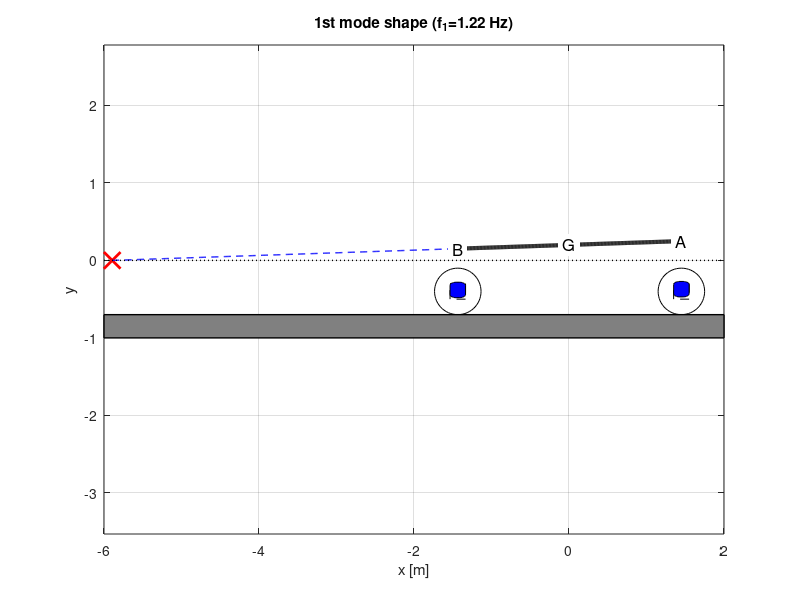
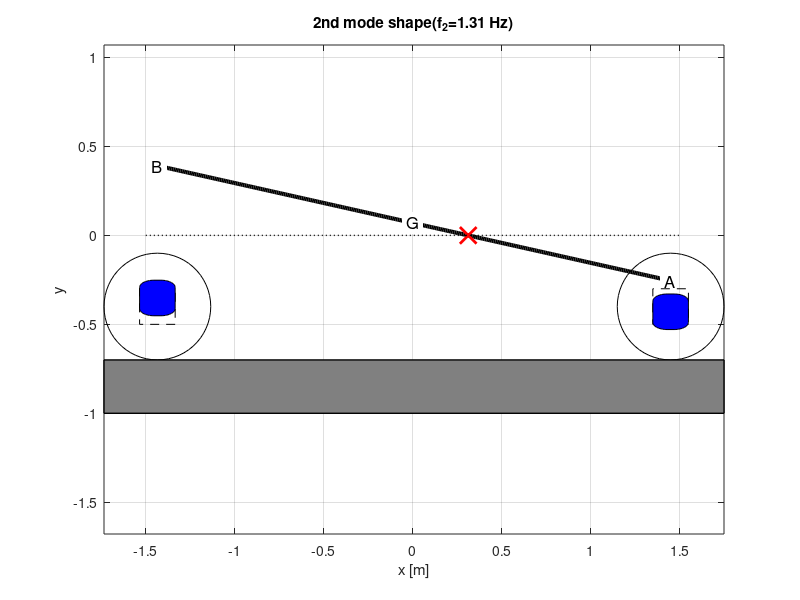
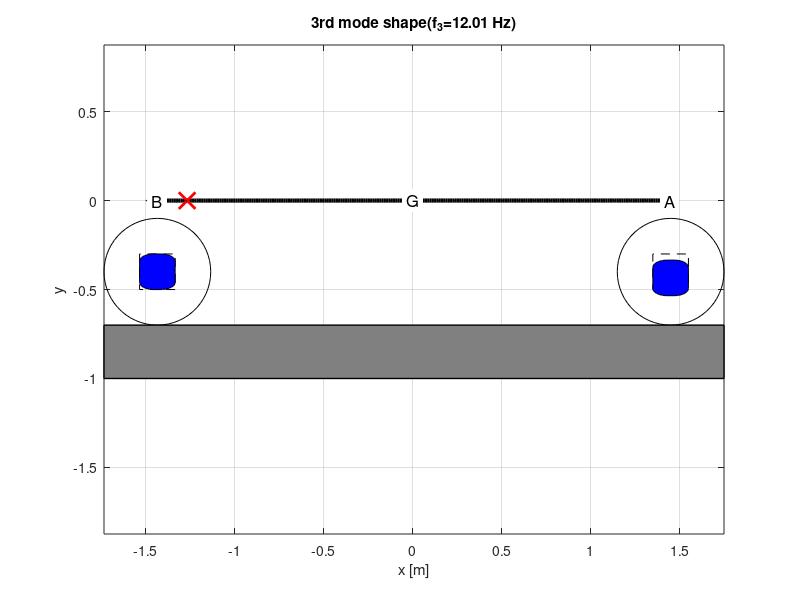
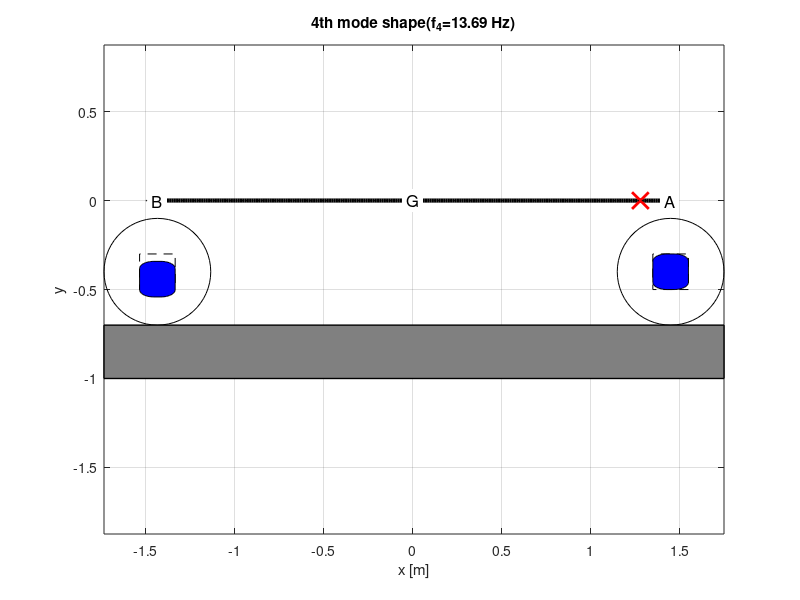

Here is the MATLAB script that generated these plots, in order:
clc; close all; clc; warning('off','all')
% 4 DOF Vehicle model for Comfort Analysis

%% Vehicle data 
% vehicle data 
clear; close all; clc

%------------ masses and inertias ----------------------
% sprung mass [kg]
m =  1790;
% unsprung mass - front [kg]
m1 =  90;
% unsprung mass - rear [kg] 
m2 =  70;
% mass moment of inertia I_yy [kg m^2]
Jy = 3.293e3;

%--------------- geometry --------------------------------
% wheelbase [m]
L = 2.885;
% front wheelbase [m]
a = 1.45;
% rear wheelbase [m]
b = L-a;
% % centre of mass height [m]
% h_g = 0.49;

%----------------- suspensions ----------------------------
% front axle stiffness [N/m]
ks1 = 2*29.1e3;
% rear axle stiffness [N/m]
ks2 = 2*31.5e3;
% front axle damping [Ns/m]
cs1 = 2*5.7e3;
% rear axle damping [Ns/m]
cs2 = 2*4.5e3;

%------------------- tyres (225/50 R 17) --------------------
% N.B.: axle stiffness (2*tyre stiffness)
% tyre stiffness [N/m]
k1 = 2*2.26954e5;
k2 = k1;
% tyre damping coefficient [Ns/m]
c1 = 2*50;
c2 = c1;
% % wheel moment of inertia [kg m^2] (2 wheels)
% Jns = 2*0.8;

% optimum damping 
cott = sqrt(m*(ks1+ks2)/2*(k1+k2+2*(ks1+ks2))/(k1+k2));
cs1 = cott/(cs1+cs2)*cs1 /1.2;
cs2 = cott/(cs1+cs2)*cs2 /1.2;

%% System Matrices
% Mass
mm = diag([m,Jy,m1,m2])
% Damping
cc = [cs1+cs2   -cs1*a+cs2*b         -cs1    -cs2
    -cs1*a+cs2*b   cs1*a^2+cs2*b^2   cs1*a   -cs2*b
    -cs1               cs1*a          c1+cs1     0
    -cs2              -cs2*b             0       c2+cs2]
% Stiffness
kk = [ks1+ks2   -ks1*a+ks2*b         -ks1    -ks2
    -ks1*a+ks2*b   ks1*a^2+ks2*b^2   ks1*a    -ks2*b
    -ks1               ks1*a          k1+ks1     0
    -ks2              -ks2*b             0       k2+ks2]

%% Modal analysis of the undamped system
% eigenvalues and eigenvectors 
disp('eigenvetors and eigenvalues {ZG,theta,Z1,Z2}')
[vv,ww] = eig(kk,mm)
% pause

% natural frequencies
om = sqrt(diag(ww));
f_n = om/2/pi

% eigenvectors normalisation (first element of the vectors set equal to 1)
psi_1 = vv(:,1)./(vv(1,1));   % 1st eigenvector
psi_2 = vv(:,2)./(vv(1,2));   % 2nd eigenvector
psi_3 = vv(:,3)./(vv(1,3));   % 3rd eigenvector
psi_4 = vv(:,4)./(vv(1,4));   % 4th eigenvector

% modal matrix
disp('Modal Matrix')
psi = [psi_1 , psi_2, psi_3 , psi_4]

% position of the nodes related to each mode shape
disp('nodes: distance from G')
x1_0 = psi_1(1)/psi_1(2)   %[m] node position of the first mode
x2_0 = psi_2(1)/psi_2(2)   %[m] node position of the second mode
x3_0 = psi_3(1)/psi_3(2)   %[m] node position of the 3rd mode
x4_0 = psi_4(1)/psi_4(2)   %[m] node position of the 4th mode

%% Plot mode shape

%% Mode 1
scale_factor = 2e-1;

h_fig_MS = figure('Name','Modal shapes','units','normalized','outerposition',[0 0.5 0.5 0.5]);
x = -b:0.01:a;     % array of the coordinate along beam length
y1 = scale_factor*(psi_1(1) - x*psi_1(2)); % vertical coordinates of the beam (1st mode)

% plot mode shapes
plot(x,y1,'-k','linewidth',3); hold on % 1st mode
plot([x1_0], [0],'xr','linewidth',2,'markersize',12) % nodes

% extension up to the node of mode 1
x_node = x1_0:0.01:-b;
y1_node = scale_factor*(psi_1(1) - x_node*psi_1(2));
plot(x_node,y1_node,'--b','linewidth',1); hold on

% Plot horizontal line
xlim1 = xlim; ylim1 = ylim;
line(xlim1.',[0; 0],...
    'linewidth',1,...
    'color',[0,0,0],'linestyle',':')
text([x(1),0, x(end)], [y1(1),scale_factor*psi_1(1),y1(end)],{'B','G','A'}, 'HorizontalAlignment','center',...
    'BackgroundColor',[1 1 1],'FontSize',12)
% Plot vertical line
axis equal
title(['1st mode shape (f_1=',num2str(round(f_n(1)*100)/100),' Hz)']); xlabel('x [m]'); ylabel('y'); 


% Plot sprung mass
hold on;
R = 0.1;
offsetZ_m_ns = -0.4;

h3 = rectangle('Position',[-b-R,offsetZ_m_ns-R,2*R,2*R],'FaceColor','none','Curvature',[0,0],'linestyle','--','linewidth',0.5);
h4 = rectangle('Position',[-b-R,offsetZ_m_ns+scale_factor*psi_1(4)-R,2*R,2*R],'FaceColor','b','Curvature',[0.8,0.4]);
h5 = rectangle('Position',[a-1*R,offsetZ_m_ns-R,2*R,2*R],'FaceColor','none','Curvature',[0,0],'linestyle','--','linewidth',0.5);
h6 = rectangle('Position',[a-1*R,offsetZ_m_ns+scale_factor*psi_1(3)-R,2*R,2*R],'FaceColor','b','Curvature',[0.8,0.4]);
grid on
% wheels
R = 0.3;
h3 = rectangle('Position',[-b-R,1*offsetZ_m_ns-R,2*R,2*R],'FaceColor','none','Curvature',[1,1]);
h5 = rectangle('Position',[a-1*R,1*offsetZ_m_ns-R,2*R,2*R],'FaceColor','none','Curvature',[1,1]);

% road
area(xlim,offsetZ_m_ns-R*[1 1]-0.3,offsetZ_m_ns-R,'linewidth',1,'FaceColor',[128 128 128]./256); hold on;


%% Mode 2
scale_factor = 7e-2;

h_fig_MS2 = figure('Name','Modal shapes','units','normalized','outerposition',[0.5 0.5 0.5 0.5]);
x = -b:0.01:a;     % array of the coordinate along beam length
y2 = scale_factor*(psi_2(1) - x*psi_2(2)); % vertical coordinates of the beam (2nd mode)

% plot mode shapes
plot(x,y2,'-k','linewidth',3);hold on  % 2nd mode
plot([x2_0], [0],'xr','linewidth',2,'markersize',12) % nodes

% Plot horizontal line
xlim1 = xlim; ylim1 = ylim;
line(xlim1.',[0; 0],...
    'linewidth',1,...
    'color',[0,0,0],'linestyle',':')
text([x(1), x(end), 0], [y2(1),y2(end),scale_factor*psi_1(1)],{'B','A','G'}, 'HorizontalAlignment','center',...
    'BackgroundColor',[1 1 1],'FontSize',12)
% Plot vertical line
axis equal
title(['2nd mode shape(f_2=',num2str(round(f_n(2)*100)/100),' Hz)']); xlabel('x [m]'); ylabel('y'); 

% Plot unsprung mass
hold on;
R = 0.1;
% offset Z_m_ns = -0.3;
h3 = rectangle('Position',[-b-R,offsetZ_m_ns-R,2*R,2*R],'FaceColor','none','Curvature',[0,0],'linestyle','--','linewidth',0.5);
h4 = rectangle('Position',[-b-R,offsetZ_m_ns+scale_factor*psi_2(4)-R,2*R,2*R],'FaceColor','b','Curvature',[0.8,0.4]);
h5 = rectangle('Position',[a-1*R,offsetZ_m_ns-R,2*R,2*R],'FaceColor','none','Curvature',[0,0],'linestyle','--','linewidth',0.5);
h6 = rectangle('Position',[a-1*R,offsetZ_m_ns+scale_factor*psi_2(3)-R,2*R,2*R],'FaceColor','b','Curvature',[0.8,0.4]);
grid on
% wheels
R = 0.3;
h3 = rectangle('Position',[-b-R,1*offsetZ_m_ns-R,2*R,2*R],'FaceColor','none','Curvature',[1,1]);
h5 = rectangle('Position',[a-1*R,1*offsetZ_m_ns-R,2*R,2*R],'FaceColor','none','Curvature',[1,1]);
% road
area(xlim,offsetZ_m_ns-R*[1 1]-0.3,offsetZ_m_ns-R,'linewidth',1,'FaceColor',[128 128 128]./256); hold on;

%% Mode 3
scale_factor = 2e-4;

h_fig_MS3 = figure('Name','Modal shapes','units','normalized','outerposition',[0 0 0.5 0.5]);
x = -b:0.01:a;     % array of the coordinate along beam length
y3 = scale_factor*(psi_3(1) - x*psi_3(2)); % vertical coordinates of the beam (1st mode)

% plot mode shapes
plot(x,y3,'-k','linewidth',3); hold on % 1st mode
plot([x3_0], [0],'xr','linewidth',2,'markersize',12) % nodes

% extension up to the node of mode 1
x_node = x3_0:0.01:-b;
y3_node = scale_factor*(psi_3(1) + x_node*psi_3(2));
plot(x_node,y3_node,'--b','linewidth',1); hold on

% Plot horizontal line
xlim1 = xlim; ylim1 = ylim;
line(xlim1.',[0; 0],...
    'linewidth',1,...
    'color',[0,0,0],'linestyle',':')
text([x(1),0, x(end)], [y3(1),scale_factor*psi_3(1),y3(end)],{'B','G','A'}, 'HorizontalAlignment','center',...
    'BackgroundColor',[1 1 1],'FontSize',12)
% Plot vertical line
axis equal
title(['3rd mode shape(f_3=',num2str(round(f_n(3)*100)/100),' Hz)']);xlabel('x [m]'); ylabel('y'); 

% Plot unsprung mass
hold on;
R = 0.1;
h3 = rectangle('Position',[-b-R,offsetZ_m_ns-R,2*R,2*R],'FaceColor','none','Curvature',[0,0],'linestyle','--','linewidth',0.5);
h4 = rectangle('Position',[-b-R,offsetZ_m_ns+scale_factor*psi_3(4)-R,2*R,2*R],'FaceColor','b','Curvature',[0.8,0.4]);
h5 = rectangle('Position',[a-1*R,offsetZ_m_ns-R,2*R,2*R],'FaceColor','none','Curvature',[0,0],'linestyle','--','linewidth',0.5);
h6 = rectangle('Position',[a-1*R,offsetZ_m_ns+scale_factor*psi_3(3)-R,2*R,2*R],'FaceColor','b','Curvature',[0.8,0.4]);
grid on
% wheels
R = 0.3;
h3 = rectangle('Position',[-b-R,1*offsetZ_m_ns-R,2*R,2*R],'FaceColor','none','Curvature',[1,1]);
h5 = rectangle('Position',[a-1*R,1*offsetZ_m_ns-R,2*R,2*R],'FaceColor','none','Curvature',[1,1]);
% road
area(xlim,offsetZ_m_ns-R*[1 1]-0.3,offsetZ_m_ns-R,'linewidth',1,'FaceColor',[128 128 128]./256); hold on;


%% Mode 4
scale_factor = 2e-4;

h_fig_MS4 = figure('Name','Modal shapes','units','normalized','outerposition',[0.5 0 0.5 0.5]);
x = -b:0.01:a;     % array of the coordinate along beam length
y4 = scale_factor*(psi_4(1) - x*psi_4(2)); % vertical coordinates of the beam (2nd mode)

% plot mode shapes
plot(x,y4,'-k','linewidth',3);hold on  % 2nd mode
plot([x4_0], [0],'xr','linewidth',2,'markersize',12) % nodes

% Plot horizontal line
xlim1 = xlim; ylim1 = ylim;
line(xlim1.',[0; 0],...
    'linewidth',1,...
    'color',[0,0,0],'linestyle',':')
text([x(1), x(end), 0], [y4(1),y4(end),scale_factor*psi_4(1)],{'B','A','G'}, 'HorizontalAlignment','center',...
    'BackgroundColor',[1 1 1],'FontSize',12)
% Plot vertical line
axis equal
title(['4th mode shape(f_4=',num2str(round(f_n(4)*100)/100),' Hz)']); xlabel('x [m]'); ylabel('y'); 

% Plot unsprung mass
hold on;
R = 0.1;
h3 = rectangle('Position',[-b-R,offsetZ_m_ns-R,2*R,2*R],'FaceColor','none','Curvature',[0,0],'linestyle','--','linewidth',0.5);
h4 = rectangle('Position',[-b-R,offsetZ_m_ns+scale_factor*psi_4(4)-R,2*R,2*R],'FaceColor','b','Curvature',[0.8,0.4]);
h5 = rectangle('Position',[a-1*R,offsetZ_m_ns-R,2*R,2*R],'FaceColor','none','Curvature',[0,0],'linestyle','--','linewidth',0.5);
h6 = rectangle('Position',[a-1*R,offsetZ_m_ns+scale_factor*psi_4(3)-R,2*R,2*R],'FaceColor','b','Curvature',[0.8,0.4]);
grid on
% wheels
R = 0.3;
h3 = rectangle('Position',[-b-R,1*offsetZ_m_ns-R,2*R,2*R],'FaceColor','none','Curvature',[1,1]);
h5 = rectangle('Position',[a-1*R,1*offsetZ_m_ns-R,2*R,2*R],'FaceColor','none','Curvature',[1,1]);
% road
area(xlim,offsetZ_m_ns-R*[1 1]-0.3,offsetZ_m_ns-R,'linewidth',1,'FaceColor',[128 128 128]./256); hold on;

%% Modal analysis of the damped system
% eigenvalues and eigenvectors (both complex)
n = 4;   % number of system degrees of freedom
A = [ zeros(n,n)  diag(ones(n,1))
    -mm^-1*kk       -mm^-1*cc]; % state matrix of state-space representation
[V,D] = eig(A)  % produces a diagonal matrix lambda of generalized eigenvalues and a
%     full matrix vv whose columns are the corresponding eigenvectors so that A*V = V*D
[Wn,Z,P] = damp(A); 
% [Wn,Z,P] = damp(SYS) returns vectors Wn, Z and P containing the natural frequencies, damping factors and poles of the linear system SYS.
f_damp = Wn/(2*pi)
abs(P)/(2*pi)
Z

%% Sensitivity analysis of the damping ratio for different viscous coefficient
flag_plot_comp_mode = 0;

switch flag_plot_comp_mode
    case 1
        h_fig_mode_comp = figure('units','normalized','Outerposition',[0 0 0.5 1]); hold all
        h_fig_freq = figure('units','normalized','Outerposition',[0.5 0 0.5 1]); hold all
end

cs1_vet = cs1*linspace(0.01,1.5,10000);
cs2_vet = cs2*linspace(0.01,1.5,10000);

cs1_n = cs1;
cs2_n = cs2;

% Initialization
f_c = zeros(length(cs1_vet),length(P));
zeta = zeros(length(cs1_vet),length(P));

for cont1=1:length(cs1_vet)
    cs1 = cs1_vet(cont1); cs2 = cs2_vet(cont1);
    
    % Damping matrix update
    cc = [cs1+cs2   -cs1*a+cs2*b         -cs1    -cs2
        -cs1*a+cs2*b   cs1*a^2+cs2*b^2   cs1*a   -cs2*b
        -cs1               cs1*a          c1+cs1     0
        -cs2               -cs2*b             0       c2+cs2];

    A = [ zeros(n,n)  diag(ones(n,1))
        -mm^-1*kk       -mm^-1*cc];
    [V,D] = eig(A);  % produces a diagonal matrix lambda of generalized eigenvalues and a
    %     full matrix vv whose columns are the corresponding eigenvectors so that A*V = V*D
   
    psi_1 = V(:,1)./(V(1,1));   % 1st eigenvector
    psi_2 = V(:,2)./(V(1,2));   % 2nd eigenvector
    psi_3 = V(:,3)./(V(1,3));   % 1st eigenvector
    psi_4 = V(:,4)./(V(1,4));   % 2nd eigenvector
    
    psi = [psi_1 psi_2 psi_3 psi_4];
    
    [Wn,Z,P] = damp(A);
    f_damp = Wn/(2*pi);
    
    f_c(cont1,:) = [f_damp];
    zeta(cont1,:) = [Z];
end

flag_sort_f = 0;
switch flag_sort_f
    case 1
        [f_c_ord, in] = sort(f_c,2);
        for cont2=1:length(in)
            in(cont2,:);
            zeta_ord(cont2,:) = zeta(cont2,in(cont2,:));
        end
    case 0
        f_c_ord = f_c;
        zeta_ord = zeta;
end

%% Plot f e zeta(c)
figure('units','normalized','outerposition',[0 0.5 0.5 0.5]); 
plot(f_c_ord(:,2).*sqrt(1-zeta_ord(:,2).^2),cs1_vet/cs1_n,'or','linewidth',2); hold on
plot(f_c_ord(:,4).*sqrt(1-zeta_ord(:,4).^2),cs1_vet/cs1_n,'.k','linewidth',3);
plot(f_c_ord(:,6).*sqrt(1-zeta_ord(:,6).^2),cs1_vet/cs1_n,'+b','linewidth',4);
plot(f_c_ord(:,8).*sqrt(1-zeta_ord(:,8).^2),cs1_vet/cs1_n,'dm','linewidth',1);
plot(xlim,[1 1],'--k')
% ylim([0 5])
leg = legend('f_2','f_4','f_6','f_8','Location','best'); set(leg,'Fontsize',14)
ylabel('normalized dampers viscous friction coefficient: c_s/c_{s,nom}','Fontsize',14); xlabel('Damped natural frequency: f_d [Hz]'); grid on;
set(gca,'Fontsize',14)

% Plot zeta
figure('units','normalized','outerposition',[0.5 0.5 0.5 0.5]); 
plot(zeta_ord(:,2)*100,cs1_vet/cs1_n,'or','linewidth',1); hold on
plot(zeta_ord(:,4)*100,cs1_vet/cs1_n,'.k','linewidth',1); 
plot(zeta_ord(:,6)*100,cs1_vet/cs1_n,'+b','linewidth',1); 
plot(zeta_ord(:,8)*100,cs1_vet/cs1_n,'dm','linewidth',1); 
plot(xlim,[1 1],'--k')
ylabel('normalized dampers viscous friction coefficient: c_s/c_{s,nom}','Fontsize',14); xlabel('Damping factor: \zeta [%]'); grid on; 
leg = legend('\zeta_2','\zeta_4','\zeta_6','\zeta_8','Location','best'); set(leg,'Fontsize',14)
set(gca,'Fontsize',14)

%% FRF 
% Damping
cc = [cs1_n+cs2_n   -cs1_n*a+cs2_n*b         -cs1_n    -cs2_n
    -cs1_n*a+cs2_n*b   cs1_n*a^2+cs2_n*b^2   cs1_n*a    -cs2_n*b
    -cs1_n                cs1_n*a          c1+cs1_n     0
    -cs2_n               -cs2_n*b             0       c2+cs2_n];

% ++++++++++++++++++++++++++++++++++++++++++++++++++++++++++++++++++++
% System response (INVERSE of the dynamic stiffness matrix)  
% ++++++++++++++++++++++++++++++++++++++++++++++++++++++++++++++++++++
%Variables and initialization
V = 100/3.6;
tau = L/V;

OM = 2*pi*[0:1e-2:30]';      % rad/s
lambda = 2*pi*V./OM;         % m

Ku = [0 0; 0 0; k1 0; 0 k2];
Cu = [0 0; 0 0; c1 0; 0 c2];

%  initialization of FRF vectors
Z_G_ddot      = ones(length(OM),1);
theta_ddot    = ones(length(OM),1);
Z_F_ddot      = ones(length(OM),1);
Z_R_ddot      = ones(length(OM),1);

%%%%%%%%%%%%%%%%%%% MY PROCEDURE %%%%%%%%%%%%%%%%%%%%%%%%%%%%%%%%%%%%%%%%%%
h0 = 1/100; %1 cm of amplitude, seen in the slides

%% SYNCRONOUS
tau = 0;
for count1=1:length(OM)
    ww      = OM(count1);

    u1     = 1;
    u2     = 1;    %To obtian the trasnfer function of the system of our 
    % interest it is necessary to consider the input that has been imposed.
    % In syncronous case it is u0 defined as unit column
    Kdyn    = kk + i*ww*cc - ww^2*mm;
    Rec     = inv(Kdyn);
    Trans   = Rec*(Ku + i*ww*Cu);
    
    Z_G_ddot(count1,1) = -ww^2*Trans(1,:)*[u1 ; u2];
    theta_ddot(count1,1) = -ww^2*Trans(2,:)*[u1 ; u2];
    Z_F_ddot(count1,1)= -ww^2*Trans(3,:)*[u1 ; u2];
    Z_R_ddot(count1,1)= -ww^2*Trans(4,:)*[u1 ; u2];
end

% Plots

figure(7); 
subplot(221); hold all;
plot(OM/(2*pi),abs(Z_G_ddot),'Linewidth',1.5); grid on;

subplot(222); hold all;
plot(OM/(2*pi),abs(theta_ddot),'Linewidth',1.5); grid on;

subplot(223); hold all;
plot(OM/(2*pi),abs(Z_F_ddot),'Linewidth',1.5); grid on;

subplot(224); hold all;
plot(OM/(2*pi),abs(Z_R_ddot),'Linewidth',1.5); grid on;

c = 4.7*10^-4; n=2.1;
f = OM./(2*pi);

S = c*V^(n-1).*f.^-n;
S_r = Z_G_ddot.^2.*S;

figure(9); loglog(f,abs(S)); grid on; hold on;
figure(10); loglog(f,abs(S_r)); grid on; hold on;
figure(11); plot(f,abs(S_r)); grid on; hold on;

%% DELAYED

Z_G_ddot      = ones(length(OM),1);
theta_ddot    = ones(length(OM),1);
Z_F_ddot      = ones(length(OM),1);
Z_R_ddot      = ones(length(OM),1);
tau = L/V;

for count1=1:length(OM)
    ww      = OM(count1);

    u1     = 1;
    u2     = exp(-i*ww*tau);
    
    Kdyn    = kk + i*ww*cc - ww^2*mm;
    Rec     = inv(Kdyn);
    Trans   = Rec*(Ku + i*ww*Cu);
    
    Z_G_ddot(count1,1) = -ww^2*Trans(1,:)*[u1 ; u2];
    theta_ddot(count1,1) = -ww^2*Trans(2,:)*[u1 ; u2];
    Z_F_ddot(count1,1)= -ww^2*Trans(3,:)*[u1 ; u2];
    Z_R_ddot(count1,1)= -ww^2*Trans(4,:)*[u1 ; u2];
end

% Plots
figure(7); 
subplot(221); hold all;
plot(OM/(2*pi),abs(Z_G_ddot),'r--','Linewidth',1.5); grid on;
ylabel('a_{zg}\h [(m/s^2)/m]')

subplot(222); hold all;
plot(OM/(2*pi),abs(theta_ddot),'r--','Linewidth',1.5); grid on;
ylabel('\theta_{dd}/h[(rad/s^2)7m]')

subplot(223); hold all;
plot(OM/(2*pi),abs(Z_F_ddot),'r--','Linewidth',1.5); grid on;
xlabel('Frequency [Hz]')
ylabel('a_{z1}/h [(m/s^2)/m]')

subplot(224); hold all;
plot(OM/(2*pi),abs(Z_R_ddot),'r--','Linewidth',1.5); grid on;
xlabel('Frequency [Hz]')
ylabel('a_{z2}/h [(m/s^2)/m]')
legend('Syncronous','Delayed','Location','best')

c = 4.7*10^-4; n=2.1;
f = OM./(2*pi);

S = c*V^(n-1).*f.^-n;
S_r = Z_G_ddot.^2.*S;

figure(9); loglog(f,abs(S)); grid on; legend('Syncronous','Delayed','Location','best')
figure(10); loglog(f,abs(S_r)); grid on; legend('Syncronous','Delayed','Location','best')
figure(11); plot(f,abs(S_r)); grid on; legend('Syncronous','Delayed','Location','best')

%% PSD without for
% c = 4.7*10^-4; n=2.1;
% f = OM./(2*pi);
% 
% S = c*V^(n-1).*f.^-n;
% S_r = Z_G_ddot.^2.*S;
% 
% figure(9); loglog(f,abs(S)); grid on; legend('S')
% figure(10); loglog(f,abs(S_r)); grid on; legend('S_r')
% figure(11); plot(f,abs(S_r)); grid on; legend('S_r no loglog')

%% PSD with for cycle
% S = ones(length(OM),1);
% S_r = ones(length(OM),1);
% f = OM./(2*pi);
% c = 4.7*10^-4; n=2.1;
% 
% for count1=1:length(OM)
%     w = OM(count1,1);
%     S(count1) = c*V^(n-1)*(w/(pi*2))^-n;
%     S_r(count1) = Z_G_ddot(count1)^2*S(count1);
% end
% 
% figure(9); loglog(f,abs(S)); grid on; legend('S')
% figure(10); loglog(f,abs(S_r)); grid on; legend('S_r')
% figure(11); plot(f,abs(S_r)); grid on; legend('S_r no loglog')